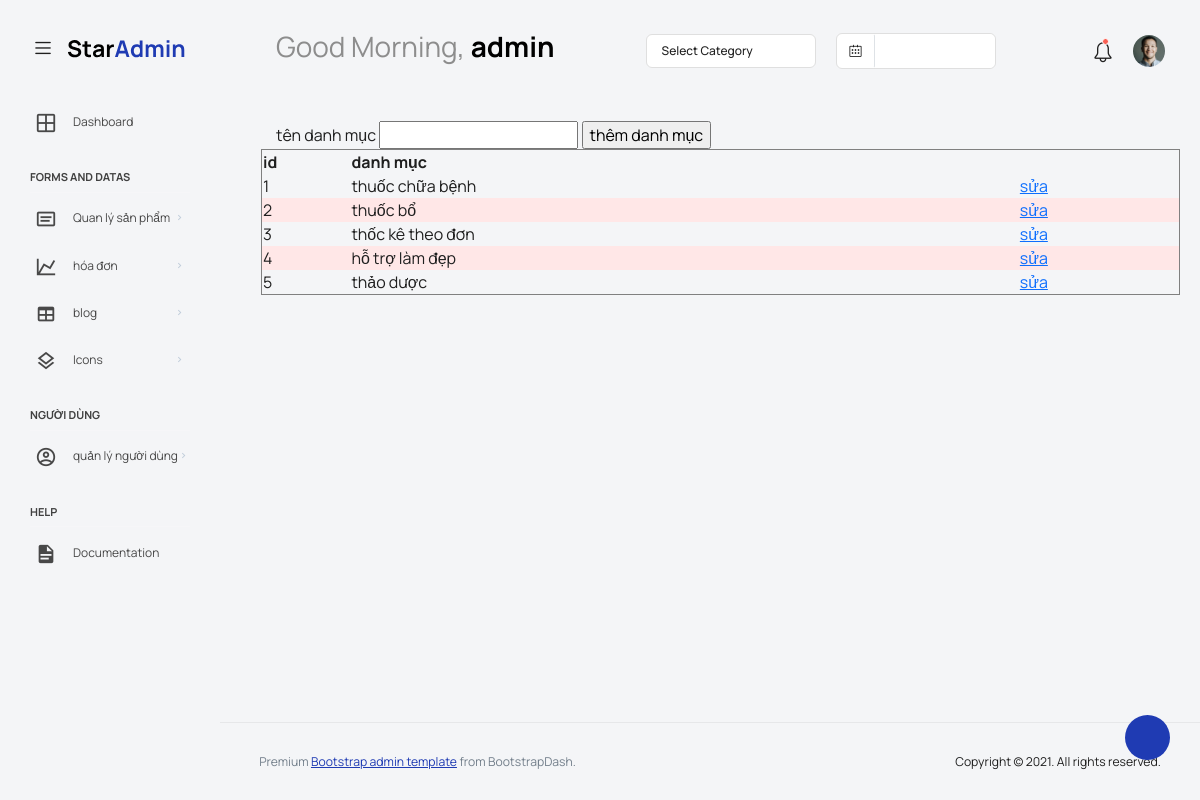
The page /admin/template/pages/sanpham/Danhmuc.php (signed in) on the database its author committed.
### tables this page shows
CREATE TABLE `danhmuc` (
  `id` int(11) NOT NULL,
  `name` varchar(255) DEFAULT NULL
);

### admin/template/pages/sanpham/Danhmuc.php (the view, shortened to what this page needs)
<?php
    if(isset($_SESSION['login']) && isset($_SESSION['username']) && isset($_SESSION['gmail']) )
    {
      if($_SESSION['login']==1)
      {
        $username=$_SESSION['username'];
      }
      else{
        $gmail="";
        $username="";
      }
    }
?>
<!DOCTYPE html>
<html lang="en">
<head>
  <link rel="stylesheet" href="../../vendors/feather/feather.css">
  <link rel="stylesheet" href="../../vendors/mdi/css/materialdesignicons.min.css">
  <link rel="stylesheet" href="../../vendors/ti-icons/css/themify-icons.css">
  <link rel="stylesheet" href="../../vendors/typicons/typicons.css">
  <link rel="stylesheet" href="../../vendors/simple-line-icons/css/simple-line-icons.css">
  <link rel="stylesheet" href="../../vendors/css/vendor.bundle.base.css">
  <link rel="stylesheet" href="../../css/vertical-layout-light/style.css">
</head>
<body>
  <div class="container-scroller">
    <nav class="navbar default-layout col-lg-12 col-12 p-0 fixed-top d-flex align-items-top flex-row">
      <div class="text-center navbar-brand-wrapper d-flex align-items-center justify-content-start">
        <div class="me-3">
          <button class="navbar-toggler navbar-toggler align-self-center" type="button" data-bs-toggle="minimize">
            <span class="icon-menu"></span>
          </button>
        </div>
        <div>
          <a class="navbar-brand brand-logo" href="../../../../html/index.php">
            <img src="../../images/logo.svg" alt="logo" />
          </a>
        </div>
      </div>
      <div class="navbar-menu-wrapper d-flex align-items-top">
        <ul class="navbar-nav">
          <li class="nav-item font-weight-semibold d-none d-lg-block ms-0">
            <h1 class="welcome-text">Good Morning, <span class="text-black fw-bold"><?=$username?></span></h1>
          </li>
        </ul>
        <ul class="navbar-nav ms-auto">
          <li class="nav-item dropdown d-none d-lg-block">
            <a class="nav-link dropdown-bordered dropdown-toggle dropdown-toggle-split" id="messageDropdown" href="#" data-bs-toggle="dropdown" aria-expanded="false"> Select Category </a>
          </li>
          <li class="nav-item d-none d-lg-block">
            <div id="datepicker-popup" class="input-group date datepicker navbar-date-picker">
              <span class="input-group-addon input-group-prepend border-right">
                <span class="icon-calendar input-group-text calendar-icon"></span>
              </span>
              <input type="text" class="form-control">
            </div>
          </li>
          <li class="nav-item">
            <form class="search-form" action="#">
              <i class="icon-search"></i>
              <input type="search" class="form-control" placeholder="Search Here" title="Search here">
            </form>
          </li>
          <li class="nav-item dropdown">
            <a class="nav-link count-indicator" id="notificationDropdown" href="#" data-bs-toggle="dropdown">
              <i class="icon-mail icon-lg"></i>
            </a>
          </li>
          <li class="nav-item dropdown">
            <a class="nav-link count-indicator" id="countDropdown" href="#" data-bs-toggle="dropdown" aria-expanded="false">
              <i class="icon-bell"></i>
              <span class="count"></span>
            </a>
          </li>
          <li class="nav-item dropdown d-none d-lg-block user-dropdown">
            <a class="nav-link" id="UserDropdown" href="#" data-bs-toggle="dropdown" aria-expanded="false">
              <img class="img-xs rounded-circle" src="../../images/faces/face8.jpg" alt="Profile image"> </a>
          </li>
        </ul>
      </div>
    </nav>
    <div class="container-fluid page-body-wrapper">
      <div class="theme-setting-wrapper">
        <div id="settings-trigger"><i class="ti-settings"></i></div>
      </div>
      <nav class="sidebar sidebar-offcanvas" id="sidebar">
        <ul class="nav">
        <li class="nav-item">
            <a class="nav-link" href="../../index_admin.php">
              <i class="mdi mdi-grid-large menu-icon"></i>
              <span class="menu-title">Dashboard</span>
            </a>
          </li>
          <li class="nav-item nav-category">Forms and Datas</li>
          <li class="nav-item">
            <a class="nav-link" data-bs-toggle="collapse" href="#form-elements" aria-expanded="false"
              aria-controls="form-elements">
              <i class="menu-icon mdi mdi-card-text-outline"></i>
              <span class="menu-title">Quan lý sản phẩm</span>
              <i class="menu-arrow"></i>
            </a>
          </li>
          <li class="nav-item">
            <a class="nav-link" data-bs-toggle="collapse" href="#charts" aria-expanded="false" aria-controls="charts">
              <i class="menu-icon mdi mdi-chart-line"></i>
              <span class="menu-title">hóa đơn</span>
              <i class="menu-arrow"></i>
            </a>
          </li>
          <li class="nav-item">
            <a class="nav-link" data-bs-toggle="collapse" href="#tables" aria-expanded="false" aria-controls="tables">
              <i class="menu-icon mdi mdi-table"></i>
              <span class="menu-title">blog</span>
              <i class="menu-arrow"></i>
            </a>
          </li>
          <li class="nav-item">
            <a class="nav-link" data-bs-toggle="collapse" href="#icons" aria-expanded="false" aria-controls="icons">
              <i class="menu-icon mdi mdi-layers-outline"></i>
              <span class="menu-title">Icons</span>
              <i class="menu-arrow"></i>
            </a>
          </li>
          <li class="nav-item nav-category">người dùng</li>
          <li class="nav-item">
            <a class="nav-link" data-bs-toggle="collapse" href="#auth" aria-expanded="false" aria-controls="auth">
              <i class="menu-icon mdi mdi-account-circle-outline"></i>
              <span class="menu-title">quản lý người dùng</span>
              <i class="menu-arrow"></i>
            </a>
          </li>
          <li class="nav-item nav-category">help</li>
          <li class="nav-item">
            <a class="nav-link" href="http://bootstrapdash.com/demo/star-admin2-free/docs/documentation.html">
              <i class="menu-icon mdi mdi-file-document"></i>
              <span class="menu-title">Documentation</span>
            </a>
          </li>
        </ul>
      </nav>
      <div class="main-panel">
        <div class="content-wrapper">
            <div class="row">
                <?php
                    $dbConnection = new dbConnection();
                    $conn = $dbConnection->getConnection();
                        ?>
                    <form action="./Danhmuc.php?danhmuc=add" method="POST" >
                        <lable>tên danh mục</lable>
                        <input type="text" name="name">
                        <input type="submit" value="thêm danh mục">
                    </form>
                <?php
                    $a=0;
                    $sql = "SELECT * FROM `danhmuc`";
                    $getdanhmuc = $conn->query($sql);
                    ?>
                        <table border=1 >
                            <tr>
                                <th>id</th>
                                <th>danh mục</th>
                            <?php
                                if ($getdanhmuc->num_rows > 0) {
                                    while ($row = $getdanhmuc->fetch_assoc()) {
                                        $a++;
                                        ?>
                                            <tr style="<?php if($a%2==0){echo 'background-color: #ffe7e7';}?>" >
                                                    <td><?=$row['id']?></td>
                                                    <td><?= $row['name']?></td>
                                                    <td><a href="?id_update=<?=$row['id']?>">sửa</a></td>
                                            </tr>
                                        <?php
                                    }
                                }
                            ?>
                        </table>
            </div>
        </div>
        <footer class="footer">
          <div class="d-sm-flex justify-content-center justify-content-sm-between">
            <span class="text-muted text-center text-sm-left d-block d-sm-inline-block">Premium <a href="https://www.bootstrapdash.com/" target="_blank">Bootstrap admin template</a> from BootstrapDash.</span>
            <span class="float-none float-sm-right d-block mt-1 mt-sm-0 text-center">Copyright © 2021. All rights reserved.</span>
          </div>
        </footer>
      </div>
    </div>
  </div>
</body>
</html>

### rows shown on the page
danhmuc: id "1", name "thuốc chữa bệnh"
danhmuc: id "2", name "thuốc bổ"
danhmuc: id "3", name "thốc kê theo đơn"
danhmuc: id "4", name "hỗ trợ làm đẹp"
danhmuc: id "5", name "thảo dược"

### other values the page prints
$username "admin"
